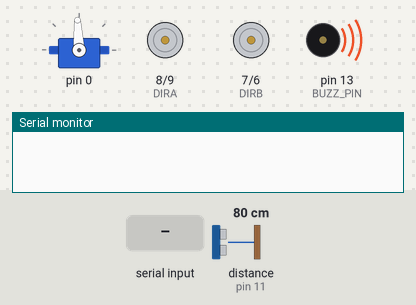
A sketch run on a simulated Arduino Uno, built with avr-gcc and run on an emulated ATmega328P. Shown: servo, direction and speed pins drawn as motors (green arrow = direction pin HIGH = forward, orange = LOW = backward, longer = more drive), buzzer (waves = sounding, pin HIGH), the last lines printed to the serial monitor. Wiring (inferred from the names in the program): PCA9685 PWM driver at I2C address 0x40. The test bench sets the inputs (shaded band); at power-on: distance to the obstacle (sensor on pin 11) 80 cm. The echo pulse lasts 58.3 µs per cm; servo pulses on a pin are drawn as a servo (544–2400 µs = 0–180°); pins used as bus, display or sensor lines are not drawn.

Above: at 1.2 s.
1.3 s: "3" received over Serial
At 2.08 s:
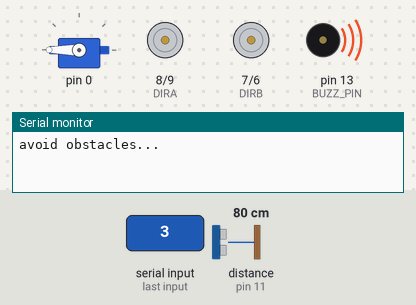
4.3 s: distance to the obstacle (sensor on pin 11) set to 2 cm
At 6.8 s:
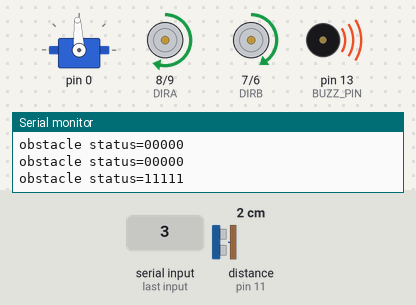
7.3 s: distance to the obstacle (sensor on pin 11) set to 28 cm
10.3 s: distance to the obstacle (sensor on pin 11) set to 33 cm
At 11.7 s:
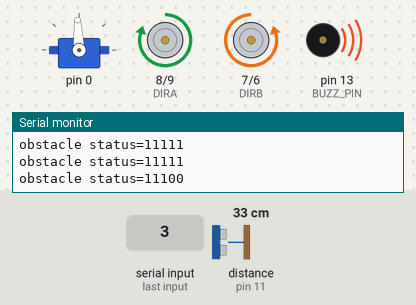
13.3 s: "4" received over Serial
At 14.61 s:
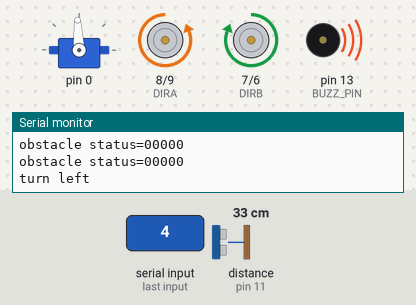
16.3 s: "2" received over Serial
At 16.5 s:
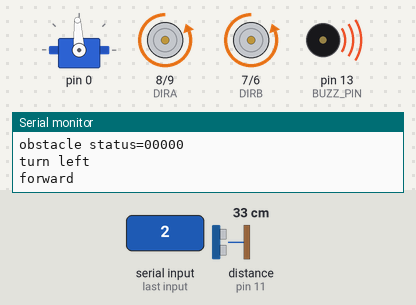
Timing chart, 0 to 18.9 s (numbered marks = the images above; inputs shaded):
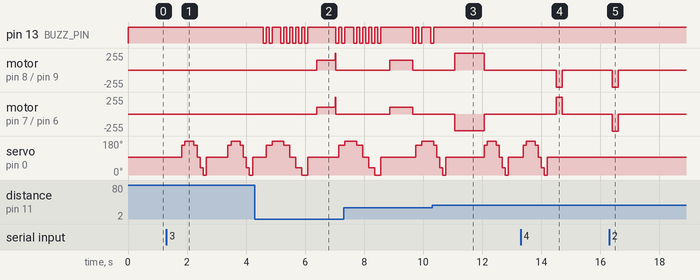

The sketch:

smartcar-lesson5.ino
```cpp
#include "ServoDriver.h"
#include "configuration.h"


ServoDriver head = ServoDriver();

/*motor control*/
void go_Advance(void)  //Forward
{
MOTOR_GO_FORWARD
}
void go_Left()  //Turn left
{
MOTOR_GO_LEFT
}
void go_Right()  //Turn right
{
MOTOR_GO_RIGHT
}
void go_Back()  //Reverse
{
MOTOR_GO_BACK
}
void stop_Stop()    //Stop
{
MOTOR_GO_STOP
}

/*set motor speed */
void set_Motorspeed(int speed_L,int speed_R)
{
  analogWrite(PWMB,speed_L);
  analogWrite(PWMA,speed_R);
}
void buzz_ON()   //open buzzer
{
  digitalWrite(BUZZ_PIN, LOW);
}
void buzz_OFF()  //close buzzer
{
  digitalWrite(BUZZ_PIN, HIGH);
}

void alarm(){
   buzz_ON();
   delay(100);
   buzz_OFF();
}

//WiFi / Bluetooth through the serial control
void do_Uart_Tick()
{

  char Uart_Date=0;
  if(Serial.available())
  {
    size_t len = Serial.available();
    uint8_t sbuf[len + 1];
    sbuf[len] = 0x00;
    Serial.readBytes(sbuf, len);
    //parseUartPackage((char*)sbuf);
    memcpy(buffUART + buffUARTIndex, sbuf, len);//ensure that the serial port can read the entire frame of data
    buffUARTIndex += len;
    preUARTTick = millis();
    if(buffUARTIndex >= MAX_PACKETSIZE - 1)
    {
      buffUARTIndex = MAX_PACKETSIZE - 2;
      preUARTTick = preUARTTick - 200;
    }
  }
  if(buffUARTIndex > 0 && (millis() - preUARTTick >= 100))//APP send flag to modify the obstacle avoidance parameters
  { //data ready
    buffUART[buffUARTIndex] = 0x00;
    if(buffUART[0]=='C')
    {
      Serial.println(buffUART);
      Serial.println("You have modified the parameters!");//indicates that the obstacle avoidance distance parameter has been modified
      sscanf(buffUART,"CMD%d,%d,%d",&distancelimit,&sidedistancelimit,&turntime);
      // Serial.println(distancelimit);
      // Serial.println(sidedistancelimit);
      // Serial.println(turntime);
    }
    else  Uart_Date=buffUART[0];
    buffUARTIndex = 0;
  }

  switch (Uart_Date)    //serial control instructions
  {
    case '2':Drive_Status=MANUAL_DRIVE; Drive_Num=GO_ADVANCE;Serial.println("forward"); break;
    case '4':Drive_Status=MANUAL_DRIVE; Drive_Num=GO_LEFT; Serial.println("turn left");break;
    case '6':Drive_Status=MANUAL_DRIVE; Drive_Num=GO_RIGHT; Serial.println("turn right");break;
    case '8':Drive_Status=MANUAL_DRIVE; Drive_Num=GO_BACK; Serial.println("go back");break;
    case '5':Drive_Status=MANUAL_DRIVE; Drive_Num=STOP_STOP;buzz_OFF();Serial.println("stop");break;
    case '3':Drive_Status=AUTO_DRIVE_UO; Serial.println("avoid obstacles...");break;
    case '1':Drive_Status=AUTO_DRIVE_LF; Serial.println("line follow...");break;
    default:break;
  }
}

//car motor control
void do_Drive_Tick()
{
  if(Drive_Status == MANUAL_DRIVE)
  {
    switch (Drive_Num)
    {
      case GO_ADVANCE:
          go_Advance();
          set_Motorspeed(255,255);
          JogFlag = true;
          JogTimeCnt = 1;
          JogTime=millis();
          break;
      case GO_LEFT:
          go_Left();
          set_Motorspeed(255,255);
          JogFlag = true;
          JogTimeCnt = 1;
          JogTime=millis();
          break;
      case GO_RIGHT:
          go_Right();
          set_Motorspeed(255,255);
          JogFlag = true;
          JogTimeCnt = 1;
          JogTime=millis();
          break;
      case GO_BACK:
          go_Back();
          set_Motorspeed(255,255);
          JogFlag = true;
          JogTimeCnt = 1;
          JogTime=millis();
          break;
      case STOP_STOP:
          stop_Stop();
          JogTime = 0;
          break;
      default:
          break;
    }
    Drive_Num=DEF;
    //keep the car running for 100ms
    if(millis()-JogTime>=100)
    {
      JogTime=millis();
      if(JogFlag == true)
      {
        stopFlag = false;
        if(JogTimeCnt <= 0)
        {
          JogFlag = false; stopFlag = true;
        }
        JogTimeCnt--;
      }
      if(stopFlag == true)
      {
        JogTimeCnt=0;
        stop_Stop();
      }
    }
  }
  else if(Drive_Status==AUTO_DRIVE_LF)
  {
    auto_tarcking();
  }
  else if(Drive_Status==AUTO_DRIVE_UO)
  {
   auto_avoidance();
  }
}

void setup()
{
  pinMode(PWMA, OUTPUT);
  pinMode(DIRA, OUTPUT);
  pinMode(PWMB, OUTPUT);
  pinMode(DIRB, OUTPUT);
  stop_Stop();

  pinMode(Trig_PIN, OUTPUT);
  pinMode(Echo_PIN,INPUT);

  pinMode(BUZZ_PIN, OUTPUT);
  buzz_OFF();

  pinMode(LFSensor_0,INPUT);
  pinMode(LFSensor_1,INPUT);
  pinMode(LFSensor_2,INPUT);
  pinMode(LFSensor_3,INPUT);
  pinMode(LFSensor_4,INPUT);
  Serial.begin(9600);//In order to fit the Bluetooth module's default baud rate, only 9600
  digitalWrite(Trig_PIN,LOW);
  head.begin();
  head.setPWMFreq(50);  // servos run at 50 Hz
  head.setPWM(HEAD_SERVO_NUM,0,HEAD_FRONT);
}

void loop()
{
  do_Uart_Tick();
  do_Drive_Tick();
}
```

avoidance.ino
```cpp
/*detection of ultrasonic distance*/
int watch(){
  long howfar;
  digitalWrite(Trig_PIN,LOW);
  delayMicroseconds(5);
  digitalWrite(Trig_PIN,HIGH);
  delayMicroseconds(15);
  digitalWrite(Trig_PIN,LOW);
  howfar=pulseIn(Echo_PIN,HIGH);
  howfar=howfar*0.01657; //how far away is the object in cm
  //Serial.print((int)howfar);
  //Serial.println(" cm");
  return round(howfar);
}
//Meassures distances to the right, left, front, left diagonal, right diagonal and asign them in cm to the variables rightscanval,
//leftscanval, centerscanval, ldiagonalscanval and rdiagonalscanval (there are 5 points for distance testing)
String watchsurrounding(){
/*  obstacle_status is a binary integer, its last 5 digits stands for if there is any obstacles in 5 directions,
 *   for example B101000 last 5 digits is 01000, which stands for Left front has obstacle, B100111 means front, right front and right ha
 */

int obstacle_status =B100000;
  centerscanval = watch();
  if(centerscanval<distancelimit){
    stop_Stop();
    alarm();
    obstacle_status  =obstacle_status | B100;
    }
  head.setPWM(HEAD_SERVO_NUM,0,HEAD_120);
  delay(100);
  ldiagonalscanval = watch();
  if(ldiagonalscanval<distancelimit){
    stop_Stop();
    alarm();
     obstacle_status  =obstacle_status | B1000;
    }
  head.setPWM(HEAD_SERVO_NUM,0,HEAD_180);
  delay(300);
  leftscanval = watch();
  if(leftscanval<sidedistancelimit){
    stop_Stop();
    alarm();
     obstacle_status  =obstacle_status | B10000;
    }
  head.setPWM(HEAD_SERVO_NUM,0,HEAD_120);
  delay(100);
  ldiagonalscanval = watch();
  if(ldiagonalscanval<distancelimit){
    stop_Stop();
    alarm();
    obstacle_status  =obstacle_status | B1000;
    }
  head.setPWM(HEAD_SERVO_NUM,0,HEAD_FRONT); //use 90 degrees if you are moving your servo through the whole 180 degrees
  delay(100);
  centerscanval = watch();
  if(centerscanval<distancelimit){
    stop_Stop();
    alarm();
    obstacle_status  =obstacle_status | B100;
    }
  head.setPWM(HEAD_SERVO_NUM,0,HEAD_40);
  delay(100);
  rdiagonalscanval = watch();
  if(rdiagonalscanval<distancelimit){
    stop_Stop();
    alarm();
    obstacle_status  =obstacle_status | B10;
    }
  head.setPWM(HEAD_SERVO_NUM,0,HEAD_0);
  delay(100);
  rightscanval = watch();
  if(rightscanval<sidedistancelimit){
    stop_Stop();
    alarm();
    obstacle_status  =obstacle_status | 1;
    }
  head.setPWM(HEAD_SERVO_NUM,0,HEAD_FRONT); //Finish looking around (look forward again)
  delay(300);
   String obstacle_str= String(obstacle_status,BIN);
  obstacle_str= obstacle_str.substring(1,6);

  return obstacle_str; //return 5-character string standing for 5 direction obstacle status
}


void auto_avoidance(){
 set_Motorspeed(AD_SPEED1,AD_SPEED1);
  go_Advance();  // if nothing is wrong go forward using go() function above.
  ++numcycles;
  if(numcycles>=80){ //Watch if something is around every 100 loops while moving forward
     stop_Stop();
    String obstacle_sign=watchsurrounding(); // 5 digits of obstacle_sign binary value means the 5 direction obstacle status
      Serial.print("obstacle status=");
        Serial.println(obstacle_sign);
    if( obstacle_sign=="11100" || obstacle_sign=="11000"  || obstacle_sign=="10100"  || obstacle_sign=="01100"  || obstacle_sign=="01110" ||obstacle_sign=="00100"  ||obstacle_sign=="01000" ){
      go_Right();
      delay(turntime);
      stop_Stop();
    }
    if(obstacle_sign=="00111" || obstacle_sign=="00011"  || obstacle_sign=="00101" || obstacle_sign=="00110" || obstacle_sign=="01010"  || obstacle_sign=="00010"  ){
      go_Left();
      delay(turntime);
      stop_Stop();
    }

    if(  obstacle_sign=="11111" || obstacle_sign=="01111" ||  obstacle_sign=="10111" ||  obstacle_sign=="11011" ||  obstacle_sign=="11101"  ||  obstacle_sign=="11110"  ){
          go_Back();
		  set_Motorspeed(BACK_SPEED1,BACK_SPEED2);
       delay(backtime);
          stop_Stop();
        }
    numcycles=0; //Restart count of cycles
  }
  distance = watch(); // use the watch() function to see if anything is ahead (when the robot is just moving forward and not looking around it will test the distance in front)
  if (distance<distancelimit){ // The robot will just stop if it is completely sure there's an obstacle ahead (must test 25 times) (needed to ignore ultrasonic sensor's false signals)
  go_Back();
      ++thereis;}
  if (distance>distancelimit){
      thereis=0;} //Count is restarted
  if (thereis > 25){
    stop_Stop(); // Since something is ahead, stop moving.
    thereis=0;
  }
}
```

linefollow.ino
```cpp
/*read line folloe sensors*/
String read_sensor_values()
{   int sensorvalue=32;
  sensor[0]= digitalRead(LFSensor_0);

  sensor[1]=digitalRead(LFSensor_1);

  sensor[2]=digitalRead(LFSensor_2);

  sensor[3]=digitalRead(LFSensor_3);

  sensor[4]=digitalRead(LFSensor_4);
  sensorvalue +=sensor[0]*16+sensor[1]*8+sensor[2]*4+sensor[3]*2+sensor[4];

  String senstr= String(sensorvalue,BIN);
  return senstr.substring(1,6);
}

//Automatic tracking
void auto_tarcking(){
 String sensorval= read_sensor_values();
 Serial.print("sensor status:");
 Serial.println(sensorval);
 if (sensorval=="00100" or sensorval=="01100" or sensorval=="11100" or sensorval=="11000" or sensorval=="10000"  or sensorval=="01000"){ //The black line is in the left of the car, need  left turn

      go_Left();  //Turn left
      set_Motorspeed(0,TRACK_SPEED);
    }


 if (sensorval=="00110" or sensorval=="00111" or sensorval=="00011" or sensorval=="00001"  or sensorval=="00010"){ //The black line is  on the right of the car, need  right turn

      go_Right();  //Turn right
        set_Motorspeed(TRACK_SPEED,0);
    }

     if (sensorval=="11111" or sensorval=="11011" or sensorval=="01111" or sensorval=="11110"){ //The car front touch stop line, need stop

      stop_Stop();  //Turn right
      set_Motorspeed(0,0);
    }

}
```

configuration.h
```cpp
/*Assumption:The total swing of the servo from min to max is 180 degrees*/
#define HEAD_FRONT  277 //90 degree
#define HEAD_180 HEAD_MAX //Full 180 degrees
#define HEAD_120 HEAD_FRONT + 120 //135 degrees
#define HEAD_40 HEAD_MIN + 102 //45 degrees infact
#define HEAD_0 HEAD_MIN //Zero degree
#define HEAD_MAX 482
#define HEAD_MIN  72
#define HEAD_SERVO_NUM 0

#define PWMA 9 // Needs to be a PWM pin to be able to control motor speed
#define DIRA 8 //Motor direction
#define PWMB 6 // Needs to be a PWM pin to be able to control motor speed
#define DIRB 7 //Motor direction

//Should you keep PWMA and PWMB for speed????? since it is from chinese code
#define MOTOR_GO_FORWARD  {digitalWrite(DIRA,LOW);analogWrite(PWMA,250);digitalWrite(DIRB,LOW);analogWrite(PWMB,250);}
#define MOTOR_GO_BACK   {digitalWrite(DIRA,HIGH);analogWrite(PWMA,250);digitalWrite(DIRB,HIGH);analogWrite(PWMB,250);}
#define MOTOR_GO_LEFT   {digitalWrite(DIRA,LOW);analogWrite(PWMA,250);digitalWrite(DIRB,HIGH);analogWrite(PWMB,250);}
#define MOTOR_GO_RIGHT    {digitalWrite(DIRA,HIGH);analogWrite(PWMA,250);digitalWrite(DIRB,LOW);analogWrite(PWMB,250);}
#define MOTOR_GO_STOP   {digitalWrite(DIRA,LOW);analogWrite(PWMA,0);digitalWrite(DIRB,LOW);analogWrite(PWMB,0);}

/*From left to right, connect to D3,A1-A3 ,D10*/
#define LFSensor_0  3
#define LFSensor_1 A1
#define LFSensor_2 A2
#define LFSensor_3 A3
#define LFSensor_4 10


#define Echo_PIN   11 // Ultrasonic Echo pin connect to D11
#define Trig_PIN   12  // Ultrasonic Trig pin connect to D12

#define BUZZ_PIN     13  //buzzer connect to D13

int sensor[5];
#define AD_SPEED1   200  //avoidance motor speed
#define BACK_SPEED1  100     //back speed
#define BACK_SPEED2  150     //back speed
#define TRACK_SPEED   150  //line follow motor speed

int leftscanval, centerscanval, rightscanval, ldiagonalscanval, rdiagonalscanval;
int distancelimit = 30; //distance limit for obstacles in front
int sidedistancelimit = 30; //minimum distance in cm to obstacles at both sides (the car will allow a shorter distance sideways)

const int turntime = 800; //Time the robot spends turning (miliseconds)
const int backtime = 600; //Time the robot spends turning (miliseconds)
int distance;
int numcycles = 0;

int thereis;
bool flag1=false;
bool stopFlag = true;
bool JogFlag = false;
uint16_t JogTimeCnt = 0;
uint32_t JogTime=0;

#define MAX_PACKETSIZE 32    //Serial receive buffer
char buffUART[MAX_PACKETSIZE];
unsigned int buffUARTIndex = 0;
unsigned long preUARTTick = 0;

enum DS
{
  MANUAL_DRIVE,
  AUTO_DRIVE_LF, //line follow
  AUTO_DRIVE_UO  //ultrasonic obstruction
}Drive_Status=MANUAL_DRIVE;

enum DN
{
  GO_ADVANCE,
  GO_LEFT,
  GO_RIGHT,
  GO_BACK,
  STOP_STOP,
  DEF
}Drive_Num=DEF;
```

ServoDriver.cpp
```cpp
/***************************************************
  Library for 2 DC motor & 16 Servo driver

  by DOIT. http://www.doit.am
 ****************************************************/

#include "ServoDriver.h"
#include <Wire.h>
#if defined(__AVR__)
 #define WIRE Wire
#elif defined(CORE_TEENSY)
 #define WIRE Wire
#else // Arduino Due
 #define WIRE Wire
#endif


ServoDriver::ServoDriver(uint8_t addr) {
  _i2caddr = addr;
}

void ServoDriver::begin(void) {
 WIRE.begin();
 reset();
}

void ServoDriver::reset(void) {
 write8(PCA9685_MODE1, 0x0);
}


void ServoDriver::setPWMFreq(float freq) {

  freq *= 0.9;
  float prescaleval = 25000000;
  prescaleval /= 4096;
  prescaleval /= freq;
  prescaleval -= 1;

  uint8_t prescale = floor(prescaleval + 0.5);

  uint8_t oldmode = read8(PCA9685_MODE1);
  uint8_t newmode = (oldmode&0x7F) | 0x10;
  write8(PCA9685_MODE1, newmode);
  write8(PCA9685_PRESCALE, prescale);
  write8(PCA9685_MODE1, oldmode);
  delay(5);
  write8(PCA9685_MODE1, oldmode | 0xa1);

}

void ServoDriver::setPWM(uint8_t num, uint16_t on, uint16_t off) {

  WIRE.beginTransmission(_i2caddr);
  WIRE.write(LED0_ON_L+4*num);
  WIRE.write(on);
  WIRE.write(on>>8);
  WIRE.write(off);
  WIRE.write(off>>8);
  WIRE.endTransmission();
}

uint8_t ServoDriver::read8(uint8_t addr) {
  WIRE.beginTransmission(_i2caddr);
  WIRE.write(addr);
  WIRE.endTransmission();

  WIRE.requestFrom((uint8_t)_i2caddr, (uint8_t)1);
  return WIRE.read();
}

void ServoDriver::write8(uint8_t addr, uint8_t d) {
  WIRE.beginTransmission(_i2caddr);
  WIRE.write(addr);
  WIRE.write(d);
  WIRE.endTransmission();

}
```

ServoDriver.h
```cpp
/***************************************************
  Library for 2 DC motor & 16 Servo driver

  by DOIT. http://www.doit.am
 ****************************************************/

#ifndef _ServoDriver_H
#define _ServoDriver_H
#if ARDUINO >= 100
 #include "Arduino.h"
#else
 #include "WProgram.h"
#endif

#define LED0_ON_L 0x6
#define PCA9685_MODE1 0x0
#define PCA9685_PRESCALE 0xFE


class ServoDriver {
 public:
  ServoDriver(uint8_t addr = 0x40);
  void begin(void);
  void reset(void);
  void setPWMFreq(float freq);
  void setPWM(uint8_t num, uint16_t on, uint16_t off);

 private:
  uint8_t _i2caddr;
  void write8(uint8_t addr, uint8_t d);
  uint8_t read8(uint8_t addr);
};

#endif
```

Measured:
- the behaviour switches between 31 and 32 cm on distance to the obstacle (sensor on pin 11) (found by bisection; images 2 and 3)
- after the input at 1.3 s, servo on pin 0: 93° → 157° after 0.52 s, → 180° 0.11 s later, → 157° 0.31 s later, → 93° 0.11 s later, … (14 changes in this stretch)
- after the input at 4.3 s, pin 13 (BUZZ_PIN): HIGH → LOW after 0.28 s, → HIGH 0.10 s later, → LOW 0.10 s later, → HIGH 0.10 s later, … (17 changes in this stretch); motor on pin 8 (DIRA) / pin 9 (PWMA): stopped → forward 150/255 after 2.1 s, → stopped 0.64 s later
- after the input at 10.3 s, pin 13 (BUZZ_PIN): goes on until 10.3 s, then stays HIGH
- after the input at 13.3 s, motor on pin 8 (DIRA) / pin 9 (PWMA): stopped → backward 255/255 after 1.2 s, → stopped 0.20 s later; motor on pin 7 (DIRB) / pin 6 (PWMB): stopped → forward 255/255 after 1.2 s, → stopped 0.20 s later; servo on pin 0: goes on until 14.2 s, then stays 93°
- after the input at 16.3 s, motor on pin 8 (DIRA) / pin 9 (PWMA), motor on pin 7 (DIRB) / pin 6 (PWMB): stopped → backward 255/255 after 0.10 s, → stopped 0.20 s later
